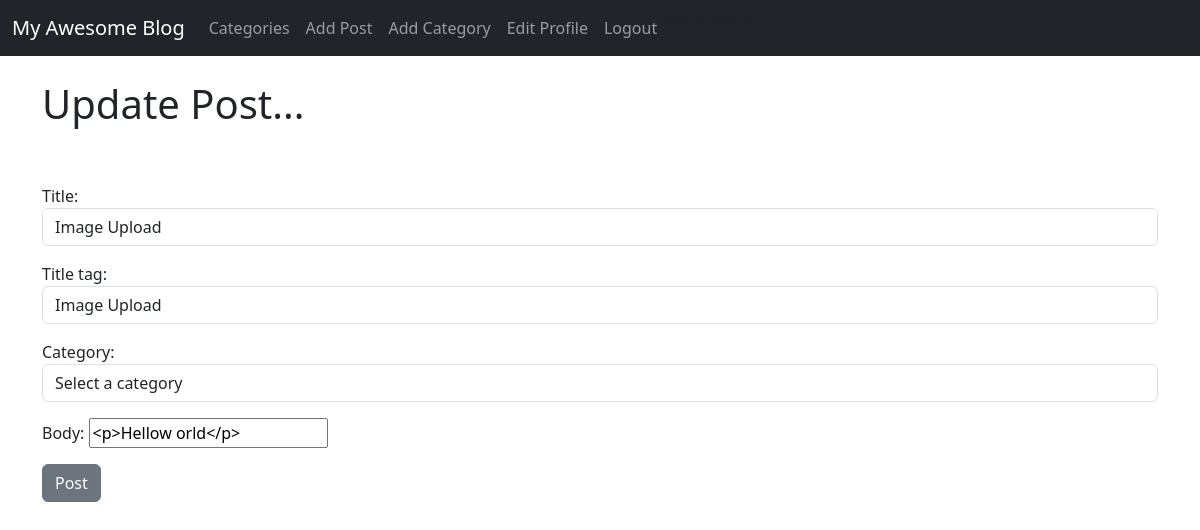
The app's page /article/edit/34/ (signed in) with its own data.
### myblog/models.py (models this page shows, shortened)
class Post(models.Model):
    title = models.CharField(max_length=200)
    header_image = models.FileField(null=True, blank=True, upload_to="images/")
    title_tag = models.CharField(max_length=200)
    author = models.ForeignKey(User, on_delete=models.CASCADE)
    body = RichTextField(blank=True, null=True)
    createdAt = models.DateTimeField(auto_now_add=True)
    updatedAt = models.DateTimeField(auto_now=True)
    category = models.CharField(max_length=200, default='uncategorized')
    likes = models.ManyToManyField(User, related_name='blog_posts')
    comment = models.TextField()

### myblog/views.py (the view, shortened to what this page needs)
# urls.py: path("article/edit/<int:pk>/", UpdatePostView.as_view(), name="update_post"),
class UpdatePostView(UpdateView):
    model = Post
    form_class = EditForm
    template_name = "update_post.html"

### myblog/forms.py
class EditForm(forms.ModelForm):
    category = forms.ModelChoiceField(
        queryset=Category.objects.all(),
        empty_label="Select a category",
        widget=forms.Select(attrs={'class': 'form-control'})
    )
    class Meta:
        model = Post
        fields = ('title', 'title_tag', 'category', 'body')
        widgets = {
            'title': forms.TextInput(attrs={'class': 'form-control', 'placeholder': 'Enter a title for your blog here'}),
            'title_tag': forms.TextInput(attrs={'class': 'form-control', 'placeholder': 'Enter title tag here'}),
			 'body': TinyMCE(attrs={'cols': 80, 'rows': 30}), # TinyMCE widget
        }

### myblog/models.py (called while the page is built)
    def __str__(self):
           return self.name

### myblog/templates/update_post.html (shortened to what this page needs)
{% extends "base.html" %} {% block title %} Edit Blog Post {% endblock%}
{% block content%}
{% if user.is_authenticated %} {% if user == post.author %}
<h1>Update Post...</h1>
<br /><br />
<div class="form-group">
<form method="POST">
  {% csrf_token %} {{ form.media }} {{ form.as_p }}
  <button type="submit" class="btn btn-secondary">Post</button>
</div>
{% endif %} {% endif %}
{% endblock %}

### records on screen
Post: title "Image Upload", title_tag "Image Upload", category "Select a category", body "<p>Hellow orld</p>"
